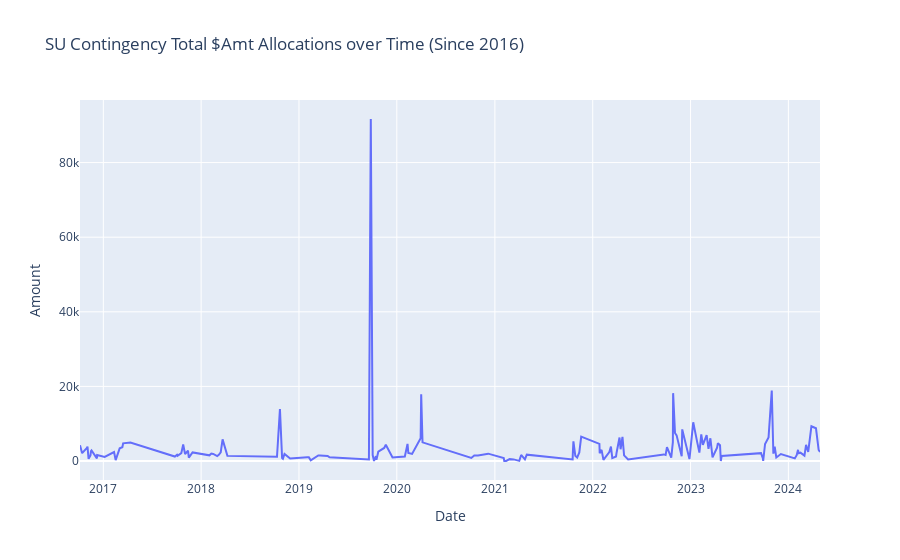

Write notebook code for a chart like this one.
### Code cell
full_allocation_amounts = Non_Admin_Contin.groupby('Date')['Amount'].agg('sum').reset_index()
fig_4 = px.line(full_allocation_amounts, x="Date", y="Amount", title='SU Contingency Total $Amt Allocations over Time (Since 2016)')
fig_4.show()

### Figure 1 — Plotly figure (JSON) as saved in the notebook; plotly's stock layout.template omitted (floating-point values rounded to 4 significant figures; data arrays with more than 128 entries replaced by an {"elided": "..."} marker saying what was removed)
{"data": [{"hovertemplate": "Date=%{x}<br>Amount=%{y}<extra></extra>", "legendgroup": "", "line": {"color": "#636efa", "dash": "solid"}, "marker": {"symbol": "circle"}, "mode": "lines", "name": "", "orientation": "v", "showlegend": false, "type": "scatter", "x": {"elided": "150 str values"}, "xaxis": "x", "y": {"elided": "150 float values"}, "yaxis": "y"}], "layout": {"legend": {"tracegroupgap": 0}, "title": {"text": "SU Contingency Total $Amt Allocations over Time (Since 2016)"}, "xaxis": {"anchor": "y", "domain": [0, 1], "title": {"text": "Date"}}, "yaxis": {"anchor": "x", "domain": [0, 1], "title": {"text": "Amount"}}}}
